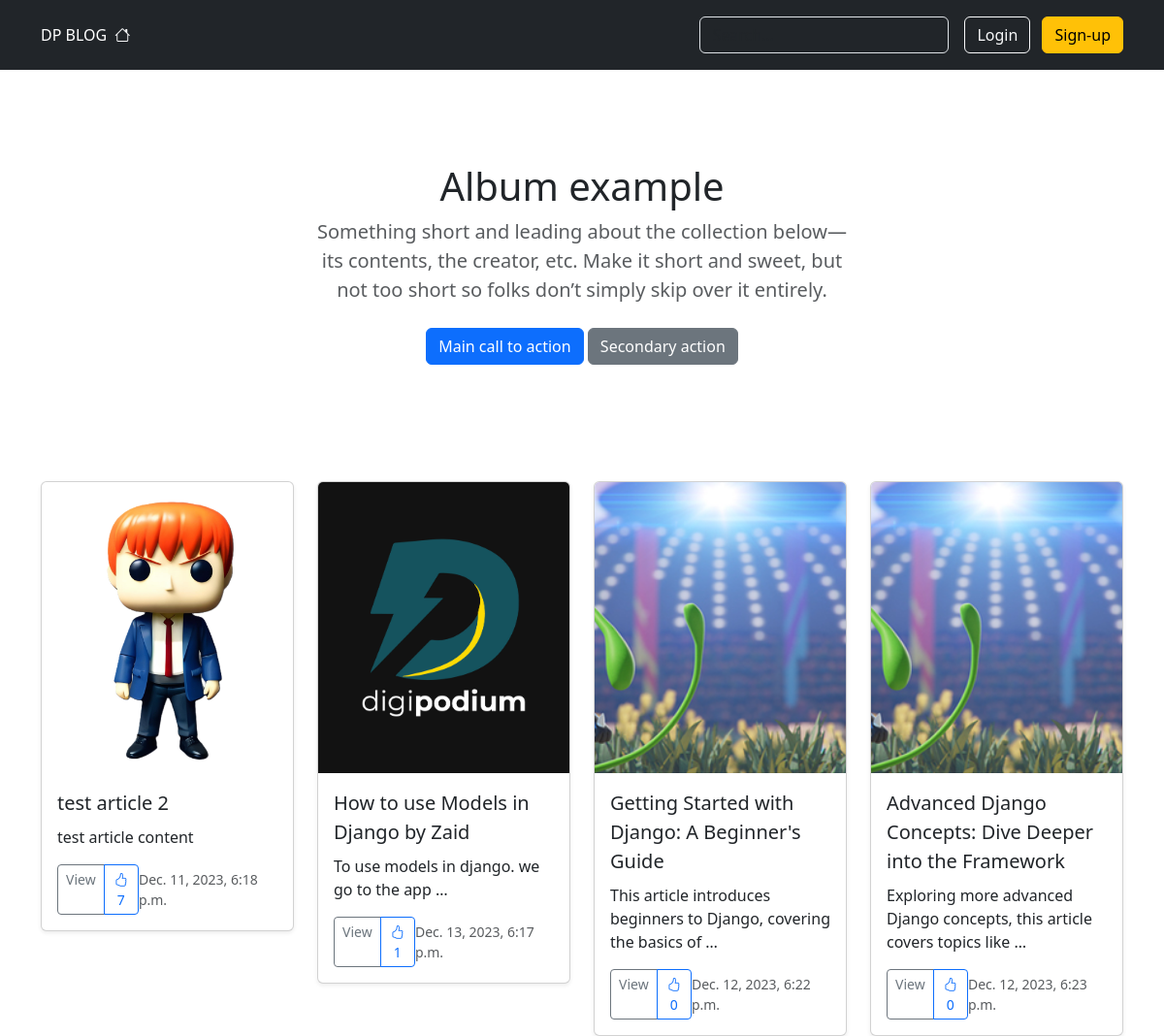
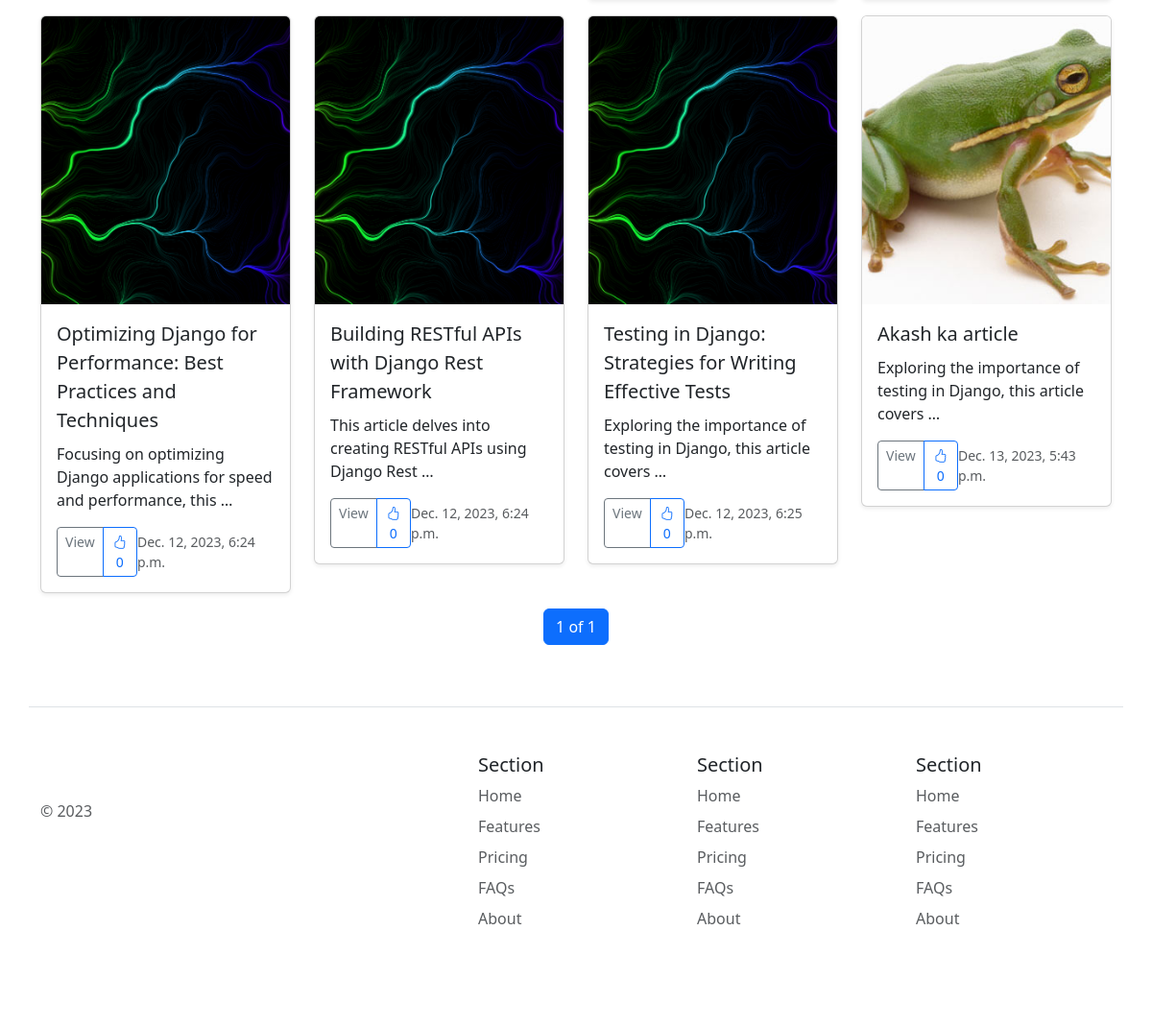
The page / on the database its author committed (2 pictures, top to bottom).
### blog/models.py (models this page shows, shortened)
class Article(models.Model):
    title = models.CharField("Article title", max_length=100)
    image = models.ImageField("Article image", upload_to="articles/images")
    content = models.TextField()
    topic = models.ForeignKey(Topic, on_delete=models.CASCADE)
    create_at = models.DateTimeField(auto_now=True)
    author = models.ForeignKey("auth.User", on_delete=models.CASCADE)
    likes = models.PositiveIntegerField("Total likes",default=0)

### blog/views.py (the view)
# urls.py: path('', views.home_view, name='home'),
def home_view(request):
    article_list = Article.objects.all()
    topic_list = Topic.objects.all()
    paginator = Paginator(article_list, 8)
    page = request.GET.get('p',1)
    articles = paginator.get_page(page)
    ctx = {
        'articles': articles,
        'topics': topic_list,
    }
    return render(request, 'blog/home.html', ctx)

### templates/blog/home.html (shortened to what this page needs)
{% extends 'layout/base.html' %}
{% load static %}
{% block content %}
<section class="py-5 text-center container">
    <div class="row py-lg-5">
        <div class="col-lg-6 col-md-8 mx-auto">
            <h1 class="fw-light">Album example</h1>
            <p class="lead text-body-secondary">Something short and leading about the collection below—its contents, the
                creator, etc. Make it short and sweet, but not too short so folks don’t simply skip over it entirely.
            </p>
            <p>
                <a href="#" class="btn btn-primary my-2">Main call to action</a>
                <a href="#" class="btn btn-secondary my-2">Secondary action</a>
            </p>
        </div>
    </div>
</section>
<div class="container">
    <div class="row">
        {% for item in articles %}
        {% include 'components/article_card.html' %}
        {% endfor %}
        <nav aria-label="article navigation">
            <ul class="pagination justify-content-center">
                <li class="page-item">
                    <a class="page-link active">
                        {{ articles.number }} of {{ articles.paginator.num_pages }}
                    </a>
                </li>
            </ul>
        </nav>
    </div>
</div>
{% endblock %}

### templates/components/article_card.html (shortened to what this page needs)
{% load static %}
<div class="col-lg-3 col-md-6 mb-3">
    <div class="card shadow-sm">
        <img src="{{item.image.url}}" alt="{{item.title}}" class="card-img-top" height="300">
        <div class="card-body">
            <a href="{% url 'detail' item.id %}" class="card-title fs-5 nav-link">
                {{item.title}}
            </a>
            <p class="card-text">
                {{item.content|truncatewords:10}}
            </p>
            <div class="d-flex justify-content-between align-items-center">
                <div class="btn-group">
                    <a href="{% url 'detail' item.id %}" class="btn btn-sm btn-outline-secondary">View</a>
                    {% if item.author == user %}
                    <a href="{% url 'edit' item.id %}" class="btn btn-sm btn-outline-secondary">Edit</a>
                    {% else %}
                    <a class="btn btn-sm btn-outline-primary">
                        <i class="bi bi-hand-thumbs-up"></i>
                        {{item.likes}}
                    </a>
                    {% endif %}
                </div>
                <small class="text-body-secondary">
                    {{item.create_at}}
                </small>
            </div>
        </div>
    </div>
</div>

### templates/components/article_card.html (style rules this page uses)
.card-img-top { object-fit: cover; }

### rows shown on the page
Article: image (picture), title "test article 2", content "test article content", likes "7", create_at "Dec. 11, 2023, 6:18 p.m."
Article: image (picture), title "How to use Models in Django by Zaid", content "To use models in django. we go to the app …", likes "1", create_at "Dec. 13, 2023, 6:17 p.m."
Article: image (picture), title "Getting Started with Django: A Beginner's Guide", content "This article introduces beginners to Django, covering the basics of …", likes "0", create_at "Dec. 12, 2023, 6:22 p.m."
Article: image (picture), title "Advanced Django Concepts: Dive Deeper into the Framework", content "Exploring more advanced Django concepts, this article covers topics like …", likes "0", create_at "Dec. 12, 2023, 6:23 p.m."
Article: image (picture), title "Optimizing Django for Performance: Best Practices and Techniques", content "Focusing on optimizing Django applications for speed and performance, this …", likes "0", create_at "Dec. 12, 2023, 6:24 p.m."
Article: image (picture), title "Building RESTful APIs with Django Rest Framework", content "This article delves into creating RESTful APIs using Django Rest …", likes "0", create_at "Dec. 12, 2023, 6:24 p.m."
Article: image (picture), title "Testing in Django: Strategies for Writing Effective Tests", content "Exploring the importance of testing in Django, this article covers …", likes "0", create_at "Dec. 12, 2023, 6:25 p.m."
Article: image (picture), title "Akash ka article", content "Exploring the importance of testing in Django, this article covers …", likes "0", create_at "Dec. 13, 2023, 5:43 p.m."

### other values the page prints
{{ articles.number }} "1"
{{ articles.paginator.num_pages }} "1"
